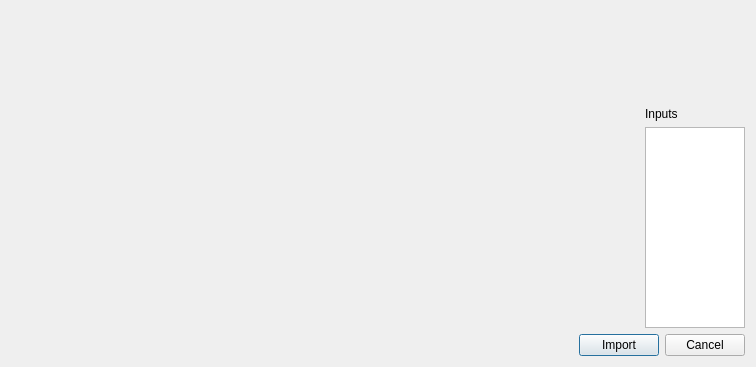
<?xml version="1.0" encoding="UTF-8"?>
<ui version="4.0">
 <class>import_Wizard</class>
 <widget class="QDialog" name="import_Wizard">
  <property name="geometry">
   <rect>
    <x>0</x>
    <y>0</y>
    <width>756</width>
    <height>367</height>
   </rect>
  </property>
  <property name="windowTitle">
   <string>Dialog</string>
  </property>
  <layout class="QVBoxLayout" name="verticalLayout_2">
   <item>
    <layout class="QHBoxLayout" name="main_layout">
     <property name="topMargin">
      <number>0</number>
     </property>
     <item>
      <widget class="AssetListView" name="asset_list" native="true">
       <property name="sizePolicy">
        <sizepolicy hsizetype="Fixed" vsizetype="Preferred">
         <horstretch>0</horstretch>
         <verstretch>0</verstretch>
        </sizepolicy>
       </property>
       <property name="minimumSize">
        <size>
         <width>230</width>
         <height>0</height>
        </size>
       </property>
      </widget>
     </item>
     <item>
      <layout class="QVBoxLayout" name="asset_details_pipeline_layout">
       <property name="leftMargin">
        <number>0</number>
       </property>
       <item>
        <widget class="AssetDetailsView" name="asset_details" native="true">
         <property name="sizePolicy">
          <sizepolicy hsizetype="Preferred" vsizetype="Fixed">
           <horstretch>0</horstretch>
           <verstretch>0</verstretch>
          </sizepolicy>
         </property>
         <property name="minimumSize">
          <size>
           <width>0</width>
           <height>90</height>
          </size>
         </property>
        </widget>
       </item>
       <item>
        <layout class="QHBoxLayout" name="pipeline_outputs_layout">
         <property name="topMargin">
          <number>0</number>
         </property>
         <property name="rightMargin">
          <number>0</number>
         </property>
         <item>
          <widget class="PipelineViewerView" name="pipeline_viewer" native="true">
           <property name="sizePolicy">
            <sizepolicy hsizetype="Expanding" vsizetype="Preferred">
             <horstretch>0</horstretch>
             <verstretch>0</verstretch>
            </sizepolicy>
           </property>
          </widget>
         </item>
         <item>
          <layout class="QVBoxLayout" name="verticalLayout">
           <property name="leftMargin">
            <number>0</number>
           </property>
           <item>
            <widget class="QLabel" name="inputs_label">
             <property name="text">
              <string>Inputs</string>
             </property>
            </widget>
           </item>
           <item>
            <widget class="QListWidget" name="inputs_list">
             <property name="sizePolicy">
              <sizepolicy hsizetype="Fixed" vsizetype="Expanding">
               <horstretch>0</horstretch>
               <verstretch>0</verstretch>
              </sizepolicy>
             </property>
             <property name="maximumSize">
              <size>
               <width>100</width>
               <height>16777215</height>
              </size>
             </property>
             <property name="selectionMode">
              <enum>QAbstractItemView::NoSelection</enum>
             </property>
            </widget>
           </item>
          </layout>
         </item>
        </layout>
       </item>
      </layout>
     </item>
    </layout>
   </item>
   <item>
    <layout class="QHBoxLayout" name="horizontalLayout_4">
     <property name="topMargin">
      <number>0</number>
     </property>
     <item>
      <spacer name="horizontalSpacer_2">
       <property name="orientation">
        <enum>Qt::Horizontal</enum>
       </property>
       <property name="sizeHint" stdset="0">
        <size>
         <width>40</width>
         <height>20</height>
        </size>
       </property>
      </spacer>
     </item>
     <item>
      <widget class="QPushButton" name="import_button">
       <property name="text">
        <string>Import</string>
       </property>
      </widget>
     </item>
     <item>
      <widget class="QPushButton" name="cancel_Button">
       <property name="text">
        <string>Cancel</string>
       </property>
      </widget>
     </item>
    </layout>
   </item>
  </layout>
 </widget>
 <customwidgets>
  <customwidget>
   <class>PipelineViewerView</class>
   <extends>QWidget</extends>
   <header>.PipelineViewerView.pipelineViewerView</header>
   <container>1</container>
  </customwidget>
  <customwidget>
   <class>AssetListView</class>
   <extends>QWidget</extends>
   <header>.AssetListView.assetListView</header>
   <container>1</container>
  </customwidget>
  <customwidget>
   <class>AssetDetailsView</class>
   <extends>QWidget</extends>
   <header>.AssetDetailsView.assetDetailsView</header>
   <container>1</container>
  </customwidget>
 </customwidgets>
 <resources/>
 <connections>
  <connection>
   <sender>cancel_Button</sender>
   <signal>clicked()</signal>
   <receiver>import_Wizard</receiver>
   <slot>reject()</slot>
   <hints>
    <hint type="sourcelabel">
     <x>527</x>
     <y>353</y>
    </hint>
    <hint type="destinationlabel">
     <x>287</x>
     <y>187</y>
    </hint>
   </hints>
  </connection>
 </connections>
</ui>
